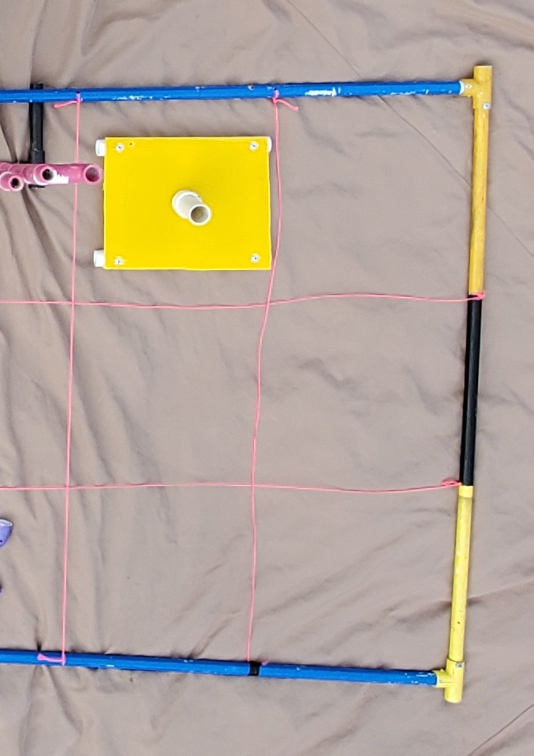
#> input picture img.jpg, 1067 x 1512 px (shown at 1/2 size)
$ python -i stitch.py   (imports and definitions only)
#> lines starting #> are read from the running program, lines starting #| are printed output that depends on the picture; after the words box and inside, x2 and y2 are one past the last pixel; in counts of white or black regions, pixels touching at a corner belong together
#> further down, picture is the input picture: shape (1512, 1067, 3); mean B, G, R 153.9, 167, 179.7
import numpy as np
import cv2 as cv

def detect(img):
    image = cv.cvtColor(img, cv.COLOR_BGR2HSV)
#> image: shape (1512, 1067, 3); mean H, S, V 21.6, 47.3, 185.1

    lower = np.array([15, 150, 20])
    higher = np.array([35, 255, 255])
    mask = cv.inRange(image, lower, higher)
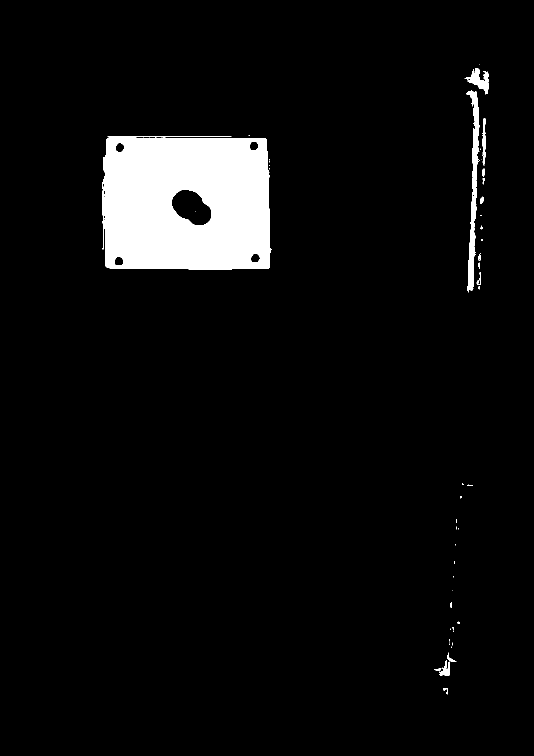
#> mask: shape (1512, 1067) (shown at 1/2 size); 5.5% white; 56 white regions (38 under 20 px)
    contours, _ = cv.findContours(mask, cv.RETR_EXTERNAL, cv.CHAIN_APPROX_SIMPLE)
#> contours = 55 contours, 42 with area under 20; largest, box (x1, y1, x2, y2) and area: (204, 272, 543, 540) 86033, (932, 180, 959, 585) 3494, (929, 136, 978, 188) 948, (965, 237, 972, 331) 339, (879, 1320, 900, 1352) 260
    for contour in contours:
        if cv.contourArea(contour) > 2500:
            x, y, w, h = cv.boundingRect(contour)
            cv.putText(img, "CORAL FRAGMENT", (x, y), cv.QT_FONT_NORMAL, 3, 0)
            cv.rectangle(img, (x,y), (x+w, y+h), (0, 0, 255), 3)
#> this loop made 55 passes
#> (x, y, w, h) on passes 48, 52: (204, 272, 339, 268), (932, 180, 27, 405)
#> contour on passes 5 to 10: [[903, 1293], [903, 1295]], [[898, 1288], [898, 1289]], [[898, 1286]], [[904, 1285], [904, 1290]], [[898, 1284]], [[898, 1278], [898, 1282]]
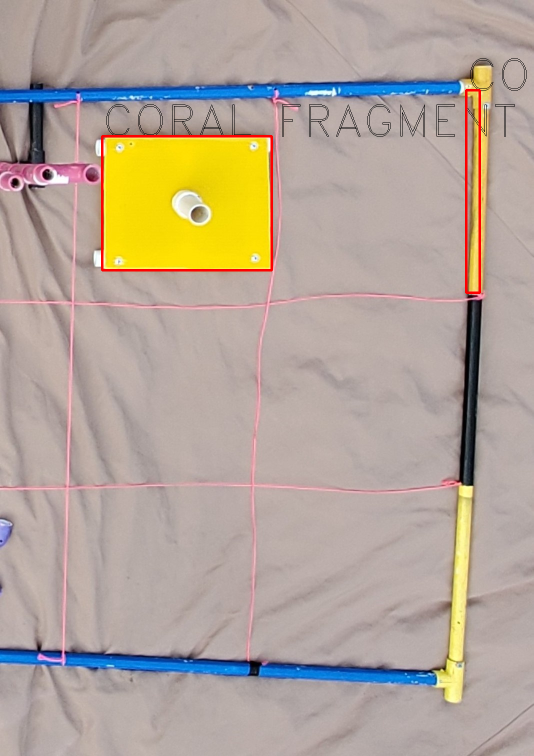
#> img: shape (1512, 1067, 3) (shown at 1/2 size); 0.9% of pixels changed, all inside (x1, y1, x2, y2) = (202, 117, 1053, 588)

    lower = np.array([110, 90, 20])
    higher = np.array([140, 255, 255])
    mask = cv.inRange(image, lower, higher)
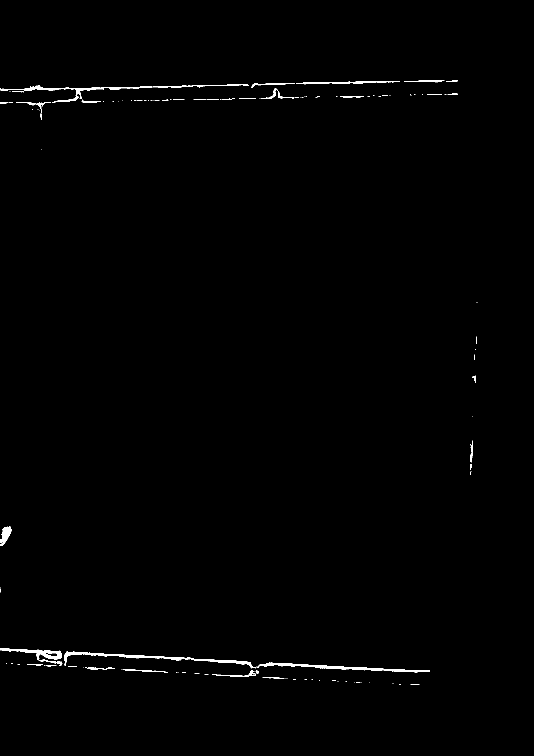
#> mask: shape (1512, 1067) (shown at 1/2 size); 0.61% white; 121 white regions (85 under 20 px)
    contours, _ = cv.findContours(mask, cv.RETR_EXTERNAL, cv.CHAIN_APPROX_SIMPLE)
#> contours = 121 contours, 100 with area under 20; largest, box (x1, y1, x2, y2) and area: (129, 1303, 507, 1337) 1374, (513, 1325, 860, 1345) 1194, (0, 1297, 125, 1332) 998, (0, 170, 305, 205) 856, (0, 1053, 23, 1092) 444
    for contour in contours:
        if cv.contourArea(contour) > 4000:
            x, y, w, h = cv.boundingRect(contour)
            cv.putText(img, "SEA STAR", (x, y), cv.QT_FONT_NORMAL, 3, 0)
            cv.rectangle(img, (x,y), (x+w, y+h), (0, 0, 255), 3)
#> this loop made 121 passes
#> contour on passes 1 to 12: [[839, 1369]], [[821, 1369], [837, 1369]], [[798, 1368], [801, 1368]], [[786, 1367]], [[784, 1367]], [[739, 1365]], [[722, 1364]], [[712, 1364], [720, 1364]], [[709, 1364]], [[691, 1363], [693, 1363]], [[675, 1362], [676, 1362]], [[664, 1361], [671, 1361]]

    lower = np.array([150, 100, 20])
    higher = np.array([170, 255, 255])
    mask = cv.inRange(image, lower, higher)
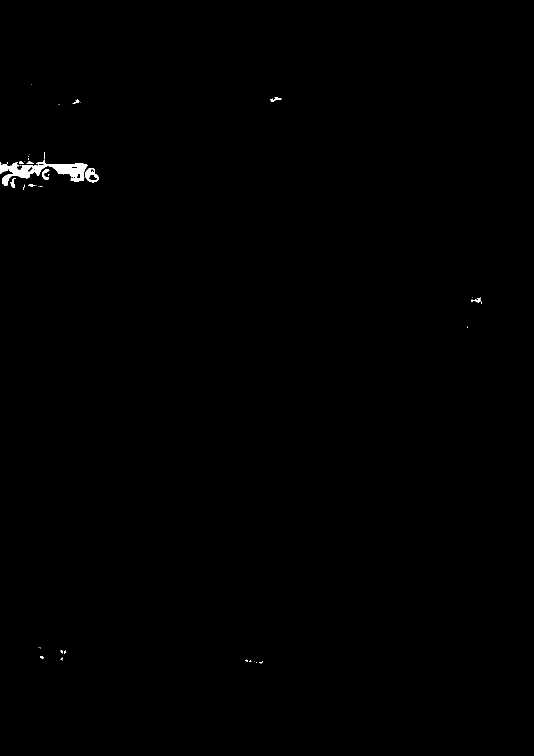
#> mask: shape (1512, 1067) (shown at 1/2 size); 0.28% white; 44 white regions (32 under 20 px)
    contours, _ = cv.findContours(mask, cv.RETR_EXTERNAL, cv.CHAIN_APPROX_SIMPLE)
#> contours = 44 contours, 34 with area under 20; largest, box (x1, y1, x2, y2) and area: (0, 320, 175, 372) 3193, (170, 336, 198, 365) 478, (85, 338, 99, 360) 112, (21, 356, 32, 376) 76, (942, 596, 961, 605) 53
    for contour in contours:
        if cv.contourArea(contour) > 3000:
            x, y, w, h = cv.boundingRect(contour)
            cv.putText(img, "CORAL COLONY", (x, y), cv.QT_FONT_NORMAL, 3, 0)
            cv.rectangle(img, (x,y), (x+w, y+h), (0, 0, 255), 3)
#> this loop made 44 passes
#> (x, y, w, h) on pass 34: (0, 320, 175, 52)
#> contour on passes 1, 3, 10, 11, 12, 13: [[512, 1324], [513, 1324]], [[509, 1323]], [[79, 1295], [80, 1296], [80, 1295]], [[76, 1294]], [[934, 654], [934, 655]], [[934, 652]]
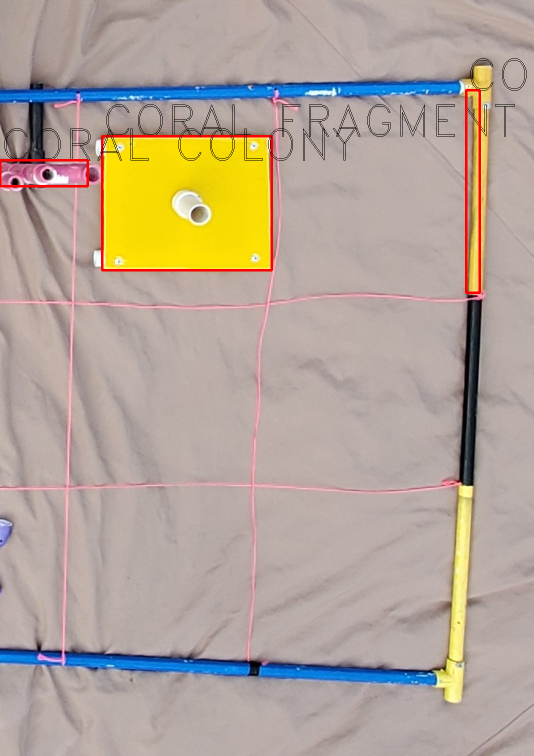
#> img: shape (1512, 1067, 3) (shown at 1/2 size); 0.32% of pixels changed, all inside (x1, y1, x2, y2) = (0, 257, 711, 375)

    lower = np.array([100, 0, 20])
    higher = np.array([130, 50, 255])
    mask = cv.inRange(image, lower, higher)
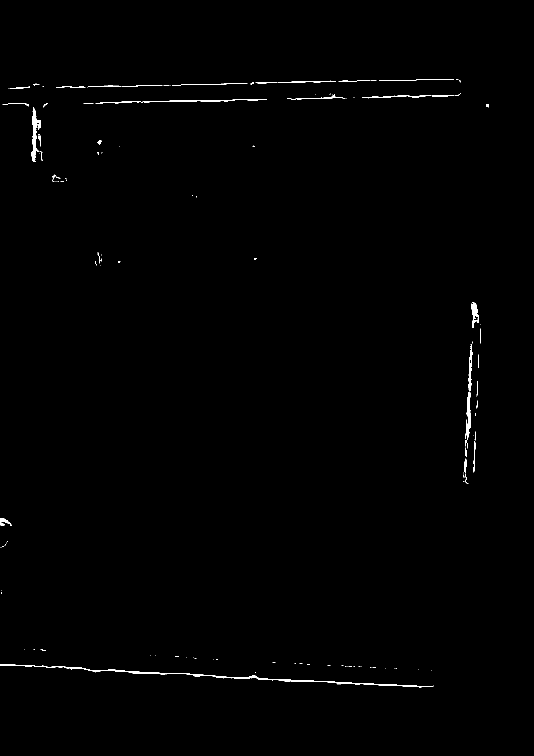
#> mask: shape (1512, 1067) (shown at 1/2 size); 0.49% white; 132 white regions (94 under 20 px)
    contours, _ = cv.findContours(mask, cv.RETR_EXTERNAL, cv.CHAIN_APPROX_SIMPLE)
#> contours = 132 contours, 110 with area under 20; largest, box (x1, y1, x2, y2) and area: (0, 1328, 868, 1375) 1230, (62, 214, 82, 323) 717, (931, 783, 942, 897) 448, (936, 688, 945, 782) 294, (943, 604, 958, 656) 282
    for contour in contours:
        if cv.contourArea(contour) > 3000:
            x, y, w, h = cv.boundingRect(contour)
            cv.putText(img, "SPONGE", (x, y), cv.QT_FONT_NORMAL, 3, 0)
            cv.rectangle(img, (x,y), (x+w, y+h), (0, 0, 255), 3)
#> this loop made 132 passes
#> contour on passes 1 to 12: [[511, 1344], [511, 1345]], [[862, 1341]], [[836, 1339]], [[791, 1337], [793, 1337]], [[789, 1337]], [[771, 1336]], [[745, 1335], [751, 1335]], [[740, 1334], [742, 1334]], [[722, 1333]], [[717, 1333], [720, 1333]], [[707, 1332], [709, 1332]], [[697, 1332], [703, 1332]]

    return img

def stitch_images(image_paths):
    images = []
    for image in image_paths:
        img=cv.imread(image)
        images.append(img)
    imageStitcher=cv.Stitcher_create()
    error, stitched_img=imageStitcher.stitch(images)
    final = detect(stitched_img)
    final = cv.resize(final, (600, 500), interpolation=cv.INTER_AREA)
    if not error:
        return final

>>> import cv2
>>> picture = cv2.imread('img.jpg')
>>> result = detect(picture)
